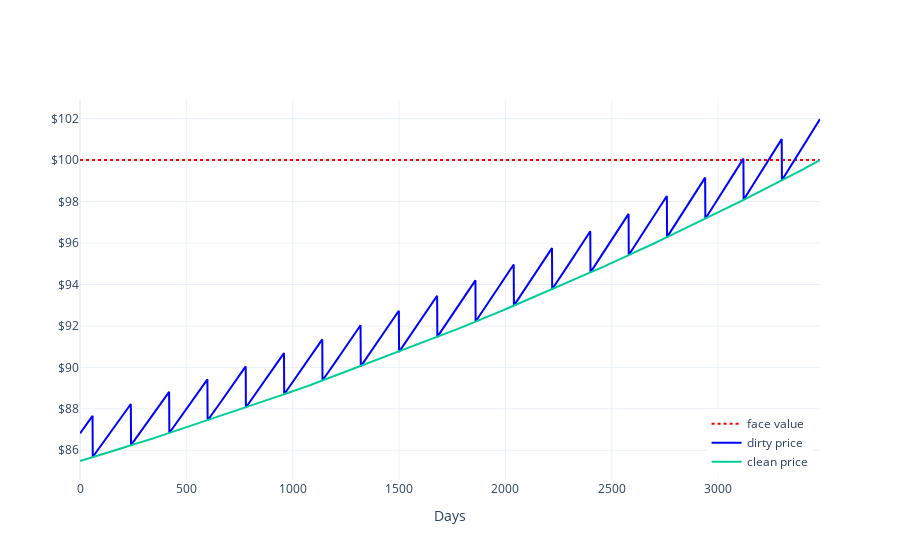

The notebook cell this image was saved under:
### Markdown cell above
# FIGURE

### Code cell
import plotly.graph_objects as go
# clean price
string1 = "clean price = %{y:.02f}<extra></extra>"
trace1 = go.Scatter(
    x=days, 
    y=clean, 
    mode="lines", 
    hovertemplate=string1, 
    name="clean price"
)
# dirty price
string2 = "dirty price = %{y:.02f}<extra></extra>"
trace2 = go.Scatter(
    x=days,
    y=dirty,
    mode="lines",
    hovertemplate=string2,
    name="dirty price",
    line=dict(color="blue"),
)
# face value
trace3 = go.Scatter(
    x=days,
    y=[100] * len(days),
    hovertemplate="face value<extra></extra>",
    mode="lines",
    line=dict(color="red", dash="dot"),
    name="face value",
)
fig = go.Figure(trace3)
fig.add_trace(trace2)
fig.add_trace(trace1)

fig.update_layout(
    yaxis_tickformat=",.0f",
    yaxis_tickprefix='$',
    hovermode="x unified",
    xaxis_title="Days",
    template="plotly_white",
    legend=dict(
        yanchor="bottom", 
        y=0.01, 
        xanchor="right", 
        x=0.99)
)
fig.show()

### Figure 1 — Plotly figure (JSON) as saved in the notebook; plotly's stock layout.template omitted (floating-point values rounded to 4 significant figures; data arrays with more than 128 entries replaced by an {"elided": "..."} marker saying what was removed)
{"data": [{"hovertemplate": "face value<extra></extra>", "line": {"color": "red", "dash": "dot"}, "mode": "lines", "name": "face value", "type": "scatter", "x": {"elided": "3480 int values"}, "y": {"elided": "3480 int values"}}, {"hovertemplate": "dirty price = %{y:.02f}<extra></extra>", "line": {"color": "blue"}, "mode": "lines", "name": "dirty price", "type": "scatter", "x": {"elided": "3480 int values"}, "y": {"elided": "3480 float values"}}, {"hovertemplate": "clean price = %{y:.02f}<extra></extra>", "mode": "lines", "name": "clean price", "type": "scatter", "x": {"elided": "3480 int values"}, "y": {"elided": "3480 float values"}}], "layout": {"hovermode": "x unified", "legend": {"x": 0.99, "xanchor": "right", "y": 0.01, "yanchor": "bottom"}, "xaxis": {"title": {"text": "Days"}}, "yaxis": {"tickformat": ",.0f", "tickprefix": "$"}}}
